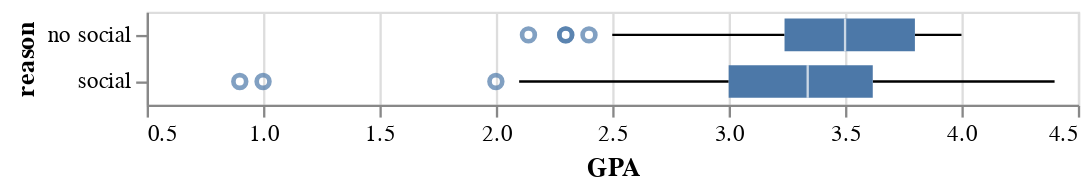

Here is the notebook cell this chart was saved with:
### Markdown cell above
<font color=brown> <font size=3> In the interesting of seeing the relationship between GPA and drinking, I have also create the boxplot to compare groups of social drinking and no social drinking. 

we see that,no social drinking group would have higher median GPA, but social group would have a higher maximum.

### Code cell
alt.Chart(df2).mark_boxplot().encode(
    x=alt.X("GPA",scale=alt.Scale(zero=False)),
    y="reason",
)

### Figure 1 — Vega-Lite specification as saved in the notebook (floating-point values rounded to 4 significant figures; data arrays with more than 128 entries replaced by an {"elided": "..."} marker saying what was removed)
{"config": {"view": {"continuousWidth": 400, "continuousHeight": 300}}, "data": {"name": "data-783bc6f786010e022dc9ec117c350ace"}, "mark": "boxplot", "encoding": {"x": {"type": "quantitative", "field": "GPA", "scale": {"zero": false}}, "y": {"type": "nominal", "field": "reason"}}, "$schema": "https://vega.github.io/schema/vega-lite/v4.8.1.json", "datasets": {"data-783bc6f786010e022dc9ec117c350ace": {"elided": "251 records"}}}
